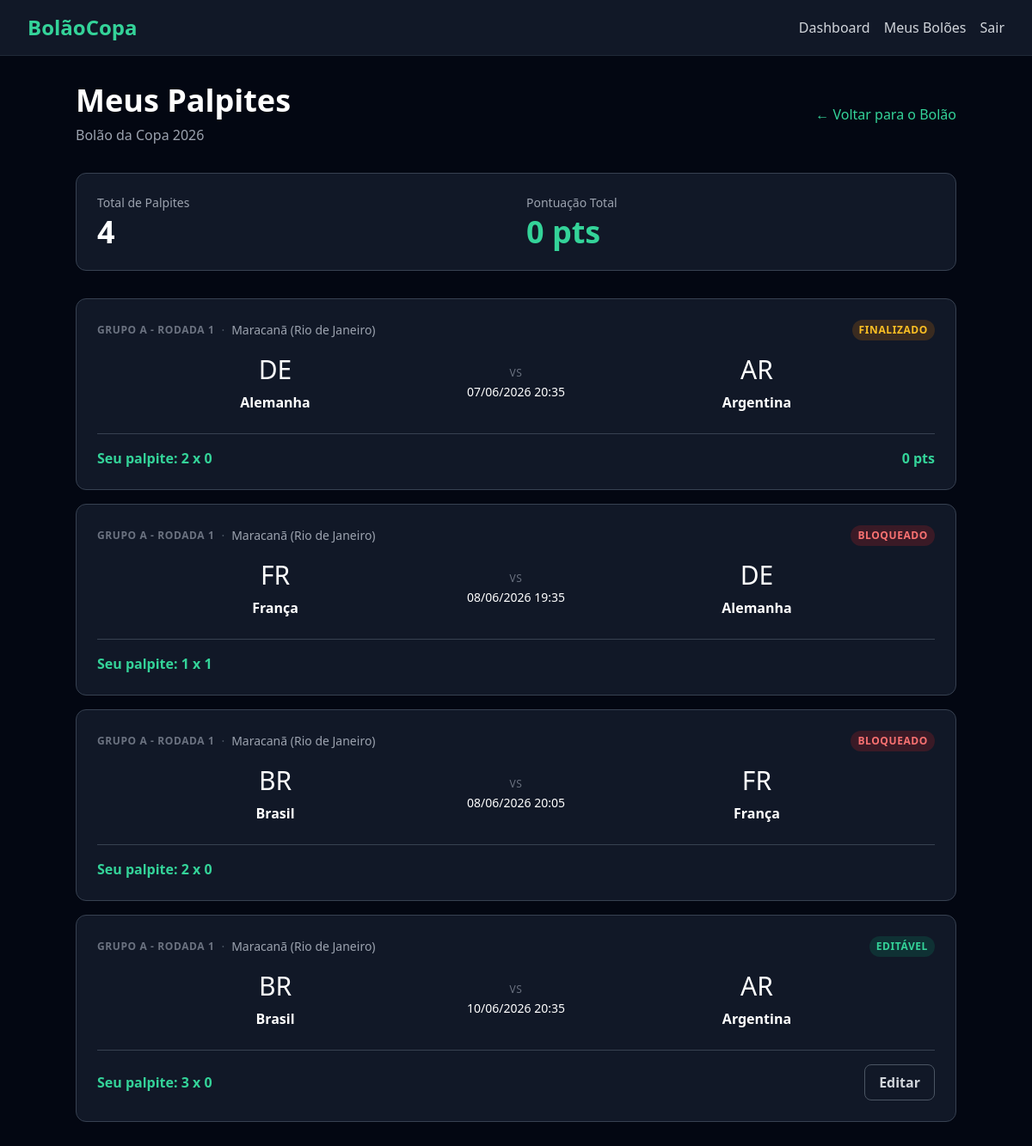
The page /pools/4/predictions/ (signed in) on the database as committed earlier.
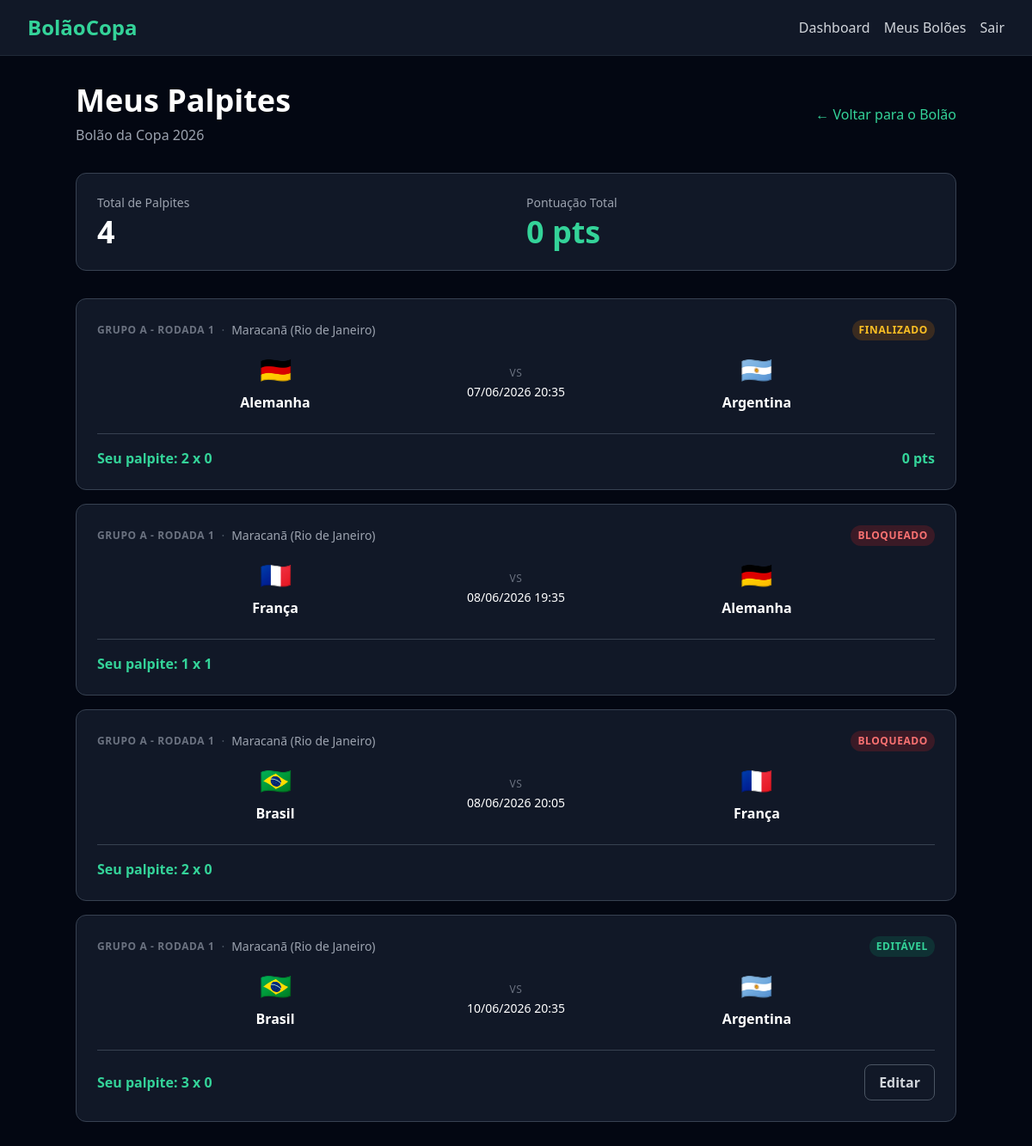
The same page on the database as committed later.
### predictions/models.py (models this page shows, shortened)
class Prediction(models.Model):
    user = models.ForeignKey(
        settings.AUTH_USER_MODEL,
        on_delete=models.CASCADE,
        related_name='predictions',
    )
    match = models.ForeignKey(
        Match,
        on_delete=models.CASCADE,
        related_name='predictions',
    )
    pool = models.ForeignKey(
        Pool,
        on_delete=models.CASCADE,
        related_name='predictions',
    )
    home_score = models.PositiveIntegerField()
    away_score = models.PositiveIntegerField()
    points = models.IntegerField(default=0)
    created_at = models.DateTimeField(auto_now_add=True)
    updated_at = models.DateTimeField(auto_now=True)
    class Meta:
        unique_together = ('user', 'match', 'pool')

### matches/models.py (models this page shows, shortened)
class Team(models.Model):
    name = models.CharField(max_length=100)
    country_code = models.CharField(max_length=3, unique=True)
    flag_emoji = models.CharField(max_length=10, blank=True)
    created_at = models.DateTimeField(auto_now_add=True)
    updated_at = models.DateTimeField(auto_now=True)

class Round(models.Model):
    PHASE_CHOICES = (
        ('grupo', 'Fase de Grupos'),
        ('oitavas', 'Oitavas de Final'),
        ('quartas', 'Quartas de Final'),
        ('semi', 'Semifinal'),
        ('terceiro_lugar', 'Terceiro Lugar'),
        ('final', 'Final'),
    )
    name = models.CharField(max_length=100)
    order = models.PositiveIntegerField()
    phase = models.CharField(max_length=20, choices=PHASE_CHOICES)
    created_at = models.DateTimeField(auto_now_add=True)
    updated_at = models.DateTimeField(auto_now=True)
    class Meta:
        ordering = ('order',)

class Stadium(models.Model):
    name = models.CharField(max_length=200)
    city = models.CharField(max_length=100)
    country = models.CharField(max_length=100)
    created_at = models.DateTimeField(auto_now_add=True)
    updated_at = models.DateTimeField(auto_now=True)
    def __str__(self):
        return f'{self.name} ({self.city})'

class Match(models.Model):
    STATUS_CHOICES = (
        ('agendado', 'Agendado'),
        ('em_andamento', 'Em andamento'),
        ('finalizado', 'Finalizado'),
    )
    round = models.ForeignKey(
        Round,
        on_delete=models.CASCADE,
        related_name='matches',
    )
    stadium = models.ForeignKey(
        Stadium,
        on_delete=models.PROTECT,
        related_name='matches',
    )
    home_team = models.ForeignKey(
        Team,
        on_delete=models.PROTECT,
        related_name='home_matches',
    )
    away_team = models.ForeignKey(
        Team,
        on_delete=models.PROTECT,
        related_name='away_matches',
    )
    match_datetime = models.DateTimeField()
    home_score = models.PositiveIntegerField(null=True, blank=True)
    away_score = models.PositiveIntegerField(null=True, blank=True)
    status = models.CharField(
        max_length=20,
        choices=STATUS_CHOICES,
        default='agendado',
    )
    created_at = models.DateTimeField(auto_now_add=True)
    updated_at = models.DateTimeField(auto_now=True)
    class Meta:
        ordering = ('match_datetime',)

### predictions/views.py (the view)
class MyPredictionsListView(LoginRequiredMixin, ListView):
    template_name = 'predictions/my_predictions.html'
    context_object_name = 'prediction_items'
    def get_queryset(self):
        self.pool = get_object_or_404(Pool, pk=self.kwargs['pool_id'])
        return Prediction.objects.filter(
            user=self.request.user,
            pool=self.pool,
        ).select_related(
            'match__home_team',
            'match__away_team',
            'match__stadium',
            'match__round',
        ).order_by('match__match_datetime')
    def dispatch(self, request, *args, **kwargs):
        self.pool = get_object_or_404(Pool, pk=self.kwargs['pool_id'])
        if not PoolMember.objects.filter(
            pool=self.pool,
            user=request.user,
        ).exists():
            messages.error(request, 'Você precisa ser membro deste bolão para acessar.')
            return redirect(reverse('pool_detail', kwargs={'pk': self.pool.pk}))
        return super().dispatch(request, *args, **kwargs)
    def get_context_data(self, **kwargs):
        context = super().get_context_data(**kwargs)
        context['pool'] = self.pool
        now = timezone.now()
        items = []
        total_points = 0
        for prediction in context['prediction_items']:
            match = prediction.match
            if match.status == 'finalizado':
                status_label = 'finalizado'
            elif match.match_datetime <= now:
                status_label = 'bloqueado'
            else:
                status_label = 'editavel'
            total_points += prediction.points or 0
            items.append({
                'prediction': prediction,
                'match': match,
                'home_team': match.home_team,
                'away_team': match.away_team,
                'match_datetime': match.match_datetime,
                'stadium': match.stadium,
                'round': match.round,
                'predicted_home_score': prediction.home_score,
                'predicted_away_score': prediction.away_score,
                'points_earned': prediction.points or 0,
                'status_label': status_label,
            })
        context['prediction_items'] = items
        context['totals'] = {
            'total_predictions': len(items),
            'total_points': total_points,
        }
        return context

### templates/predictions/my_predictions.html (shortened to what the changed rows need)
{% extends 'base.html' %}
{% block content %}
<div class='max-w-5xl mx-auto'>
    <div class='flex items-center justify-between mb-8'>
        <div>
            <h1 class='text-3xl md:text-4xl font-bold text-white'>Meus Palpites</h1>
        </div>
    </div>
    {% if prediction_items %}
        <div class='space-y-4'>
            {% for item in prediction_items %}
                <div class='bg-gray-900 border border-gray-700 rounded-xl p-6 hover:border-emerald-500/50 transition-colors duration-200'>
                    <div class='flex items-center justify-between mb-4'>
                        <div class='flex items-center gap-2 text-sm'>
                            <span class='text-xs font-semibold uppercase tracking-wider text-gray-500'>{{ item.round.name }}</span>
                            <span class='text-gray-600'>·</span>
                            <span class='text-gray-400'>{{ item.stadium }}</span>
                        </div>
                        {% if item.status_label == 'editavel' %}
                            <span class='text-xs font-semibold uppercase tracking-wider px-2 py-1 rounded-full bg-emerald-600/20 text-emerald-400'>Editável</span>
                        {% elif item.status_label == 'bloqueado' %}
                            <span class='text-xs font-semibold uppercase tracking-wider px-2 py-1 rounded-full bg-red-600/20 text-red-400'>Bloqueado</span>
                        {% else %}
                            <span class='text-xs font-semibold uppercase tracking-wider px-2 py-1 rounded-full bg-amber-600/20 text-amber-400'>Finalizado</span>
                        {% endif %}
                    </div>
                    <div class='flex items-center justify-between gap-4'>
                        <div class='flex flex-col items-center gap-2 flex-1'>
                            <span class='text-3xl'>{{ item.home_team.flag_emoji }}</span>
                            <span class='text-white font-semibold'>{{ item.home_team.name }}</span>
                        </div>
                        <div class='flex flex-col items-center gap-1'>
                            <span class='text-gray-500 text-xs uppercase tracking-wider'>vs</span>
                            <span class='text-white text-sm'>{{ item.match_datetime|date:"d/m/Y H:i" }}</span>
                        </div>
                        <div class='flex flex-col items-center gap-2 flex-1'>
                            <span class='text-3xl'>{{ item.away_team.flag_emoji }}</span>
                            <span class='text-white font-semibold'>{{ item.away_team.name }}</span>
                        </div>
                    </div>
                    <div class='mt-6 pt-4 border-t border-gray-700 flex items-center justify-between'>
                        <span class='text-emerald-400 font-semibold'>Seu palpite: {{ item.predicted_home_score }} x {{ item.predicted_away_score }}</span>
                        <div class='flex items-center gap-3'>
                            {% if item.status_label == 'finalizado' %}
                                <span class='text-emerald-400 font-bold'>{{ item.points_earned }} pts</span>
                            {% endif %}
                            {% if item.status_label == 'editavel' %}
                                <a href='{% url "prediction_update" pool_id=pool.pk match_id=item.match.pk %}' class='border border-gray-600 hover:border-emerald-500 text-gray-300 hover:text-emerald-400 font-semibold rounded-lg px-4 py-2 transition-colors duration-200'>
                                    Editar
                                </a>
                            {% endif %}
                        </div>
                    </div>
                </div>
            {% endfor %}
        </div>
    {% endif %}
</div>
{% endblock %}

Rows that differ between the two databases and show on the page:
changed through a linked row, Prediction (number 1 of 4 on the later page): home_team.flag_emoji "DE" → "🇩🇪"; away_team.flag_emoji "AR" → "🇦🇷"
changed through a linked row, Prediction (number 2 of 4 on the later page): home_team.flag_emoji "FR" → "🇫🇷"; away_team.flag_emoji "DE" → "🇩🇪"
changed through a linked row, Prediction (number 3 of 4 on the later page): home_team.flag_emoji "BR" → "🇧🇷"; away_team.flag_emoji "FR" → "🇫🇷"
changed through a linked row, Prediction (number 4 of 4 on the later page): home_team.flag_emoji "BR" → "🇧🇷"; away_team.flag_emoji "AR" → "🇦🇷"
